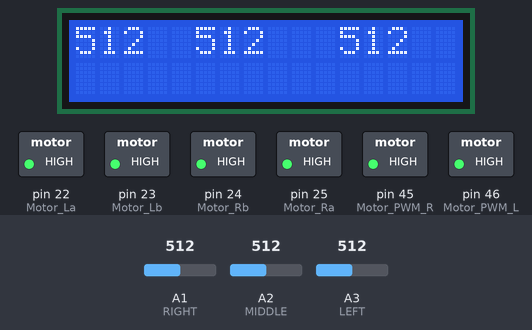
A sketch run on a simulated Arduino Mega 2560, built with avr-gcc and run on an emulated ATmega2560. Shown: 16×2 character LCD, switched loads named in the sketch (green lamp = pin HIGH). The test bench sets the inputs (shaded band); at power-on: A1 (RIGHT) = 512, A3 (LEFT) = 512, A2 (MIDDLE) = 512.

Above: at 1.2 s.
1.3 s: A1 (RIGHT) set to 40
At 2.4 s:
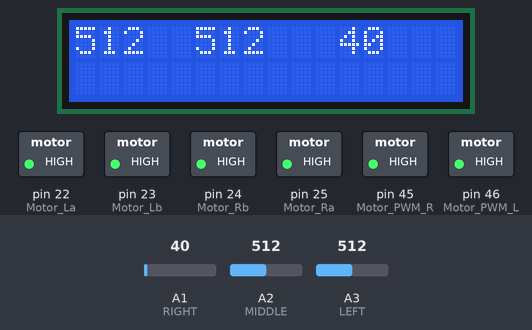
2.8 s: A1 (RIGHT) set to 32
At 3.2 s:
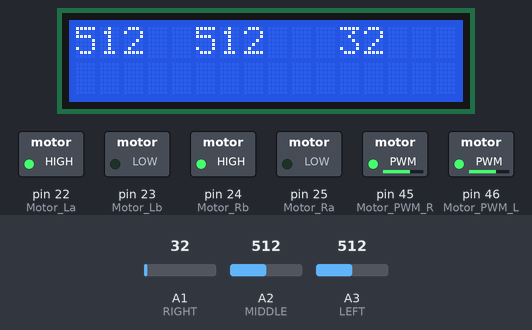
4.3 s: A3 (LEFT) set to 38
At 5.3 s:
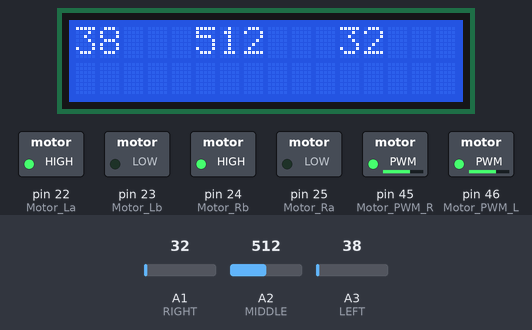
5.8 s: A3 (LEFT) set to 32
At 6.3 s:
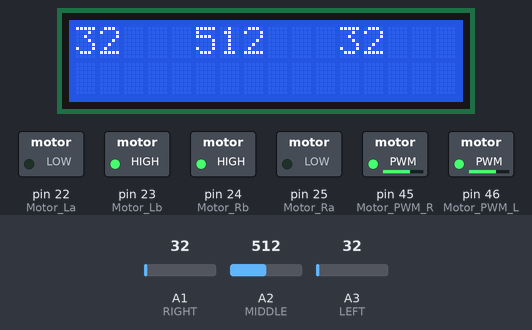
7.3 s: A2 (MIDDLE) set to 40
At 8.5 s:
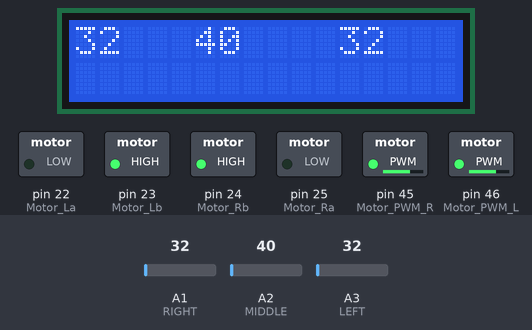
10.3 s: A2 (MIDDLE) set to 31
At 11.8 s:
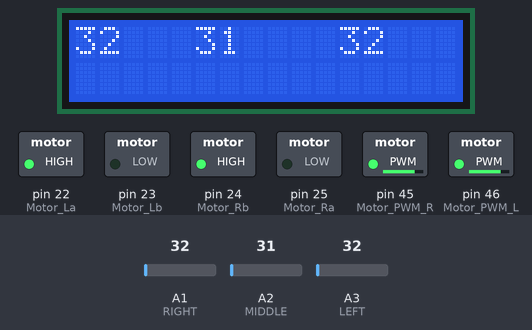
Timing chart, 0 to 13.3 s (numbered marks = the images above; inputs shaded):
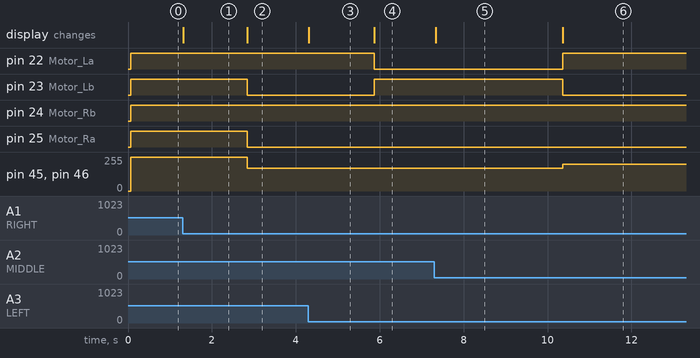

The sketch:

EYRC_Line.ino
```cpp
#include <EYRC_MOTION.h>
#include<LiquidCrystal.h>
#define LCD_RW 36
#define LEFT A3
#define MIDDLE A2
#define RIGHT A1
LiquidCrystal lcd(37,35,33,32,31,30);
EYRC_MOTION mov;
int left=0,right=0,middle=0;
int lf,mf,rf;

void setup()
{
  LCD_Init();
  pinMode(LEFT,INPUT);
  pinMode(MIDDLE,INPUT);
  pinMode(RIGHT,INPUT);

}
void loop()
{
  left = analogRead(LEFT);
  middle = analogRead(MIDDLE);
  right = analogRead(RIGHT);

 lcd.clear();
  lcd.setCursor(0,0);
  lcd.print(left);

  lcd.setCursor(5,0);
  lcd.print(middle);

  lcd.setCursor(11,0);
  lcd.print(right);
  //delay(50);

  if(left>35)
    lf=1;
    else
    lf=0;
  if(middle>35)
    mf=1;
    else
    mf=0;
  if(right>35)
    rf=1;
    else
    rf=0;

    if(lf==1 && mf==0 && rf==0)
    {
    mov.left_sharp(170);
    delay(50);
    }
    else if(lf==0 && mf==0 && rf==1)
    {
    mov.right_sharp(190);
    delay(50);
    }
    else if(lf==0 && mf==1 && rf==0)
    mov.moveForward(170);
    else if(lf==0 && mf==1 && rf==1)
    {
      mov.brake();
      //mov.left_sharp(80);
      //mov.moveForward(110);
    }
    else if(lf==1 && mf==1 && rf==0)
    {
      //mov.brake();
      //delay(500);
      mov.left_sharp(170);
      delay(50);
      //mov.right_sharp(80);
      //mov.moveForward(110);
    }
    else if(lf==1 && mf==1 && rf==1)
    {
      mov.brake();
          }
    else if(lf==0 && mf==0 && rf==0)

    //mov.moveForward(150);

    mov.left_sharp(200);
    delay(50);

}
void LCD_Init()
{
 pinMode(LCD_RW,OUTPUT);
 digitalWrite(LCD_RW,LOW);
 lcd.begin(16,2);
}
```

EYRC_MOTION.h
```cpp
#ifndef EYRC_MOTION_H_INCLUDED
#define EYRC_MOTION_H_INCLUDED

#include "Arduino.h"
class EYRC_MOTION
{
    public:
EYRC_MOTION();
void moveForward(int PWM);
void moveBackward(int PWM);
void left_slow(int PWM);
void left_sharp(int PWM);
void right_slow(int PWM);
void right_sharp(int PWM);
void brake();
};

#endif // EYRC_MOTION_H_INCLUDED
```

main.cpp
```cpp
#include "Arduino.h"
#include "EYRC_MOTION.h"

#define Motor_La 22
#define Motor_Lb 23
#define Motor_Ra 25
#define Motor_Rb 24
#define Motor_PWM_L 46
#define Motor_PWM_R 45
#define PWM 128
#define LCD_RW 36

EYRC_MOTION::EYRC_MOTION()
{
     pinMode(Motor_La,OUTPUT);
 pinMode(Motor_Lb,OUTPUT);
 pinMode(Motor_Ra,OUTPUT);
 pinMode(Motor_Rb,OUTPUT);
 pinMode(Motor_PWM_L,OUTPUT);
 pinMode(Motor_PWM_R,OUTPUT);
}
void EYRC_MOTION::moveForward(int pwm)
{
    digitalWrite(Motor_La,LOW);
  digitalWrite(Motor_Lb,HIGH);
  analogWrite(Motor_PWM_L,pwm);

  digitalWrite(Motor_Ra,LOW);
  digitalWrite(Motor_Rb,HIGH);
  analogWrite(Motor_PWM_R,pwm);
}
void EYRC_MOTION::moveBackward(int pwm)
{
    digitalWrite(Motor_La,HIGH);
  digitalWrite(Motor_Lb,LOW);
  analogWrite(Motor_PWM_L,pwm);

  digitalWrite(Motor_Ra,HIGH);
  digitalWrite(Motor_Rb,LOW);
  analogWrite(Motor_PWM_R,pwm);
}
void EYRC_MOTION::left_slow(int pwm)
{
    digitalWrite(Motor_La,HIGH);
  digitalWrite(Motor_Lb,HIGH);
  analogWrite(Motor_PWM_L,pwm);

  digitalWrite(Motor_Ra,LOW);
  digitalWrite(Motor_Rb,HIGH);
  analogWrite(Motor_PWM_R,pwm);
}
void EYRC_MOTION::left_sharp(int pwm)
{
    digitalWrite(Motor_La,HIGH);
  digitalWrite(Motor_Lb,LOW);
  analogWrite(Motor_PWM_L,pwm);

  digitalWrite(Motor_Ra,LOW);
  digitalWrite(Motor_Rb,HIGH);
  analogWrite(Motor_PWM_R,pwm);
}
void EYRC_MOTION::right_slow(int pwm)
{
    digitalWrite(Motor_La,LOW);
  digitalWrite(Motor_Lb,HIGH);
  analogWrite(Motor_PWM_L,pwm);

  digitalWrite(Motor_Ra,HIGH);
  digitalWrite(Motor_Rb,HIGH);
  analogWrite(Motor_PWM_R,pwm);
}
void EYRC_MOTION::right_sharp(int pwm)
{
    digitalWrite(Motor_La,LOW);
  digitalWrite(Motor_Lb,HIGH);
  analogWrite(Motor_PWM_L,pwm);

  digitalWrite(Motor_Ra,HIGH);
  digitalWrite(Motor_Rb,LOW);
  analogWrite(Motor_PWM_R,pwm);
}
void EYRC_MOTION::brake()
{
    digitalWrite(Motor_La,HIGH);
  digitalWrite(Motor_Lb,HIGH);
  analogWrite(Motor_PWM_L,255);

  digitalWrite(Motor_Ra,HIGH);
  digitalWrite(Motor_Rb,HIGH);
  analogWrite(Motor_PWM_R,255);
}
```

Measured:
- the behaviour switches between 36 and 35 on A1 (RIGHT) (found by bisection; images 1 and 2)
- the behaviour switches between 36 and 35 on A3 (LEFT) (found by bisection; images 3 and 4)
- the behaviour switches between 36 and 35 on A2 (MIDDLE) (found by bisection; images 5 and 6)
- after the input at 1.3 s, the display: changes at once (image 1)
- after the input at 2.8 s, pin 23 (Motor_Lb), pin 25 (Motor_Ra): HIGH → LOW at once; pin 45 (Motor_PWM_R), pin 46 (Motor_PWM_L): 255/255 → 170/255 at once; the display: changes at once (image 2)
- after the input at 4.3 s, the display: changes at once (image 3)
- after the input at 5.8 s, pin 22 (Motor_La): HIGH → LOW after 0.07 s; pin 23 (Motor_Lb): LOW → HIGH after 0.07 s; the display: changes after 0.07 s (image 4)
- after the input at 7.3 s, the display: changes at once (image 5)
- after the input at 10.3 s, pin 22 (Motor_La): LOW → HIGH after 0.06 s; pin 23 (Motor_Lb): HIGH → LOW after 0.06 s; pin 45 (Motor_PWM_R), pin 46 (Motor_PWM_L): 170/255 → 200/255 after 0.06 s; the display: changes after 0.06 s (image 6)
